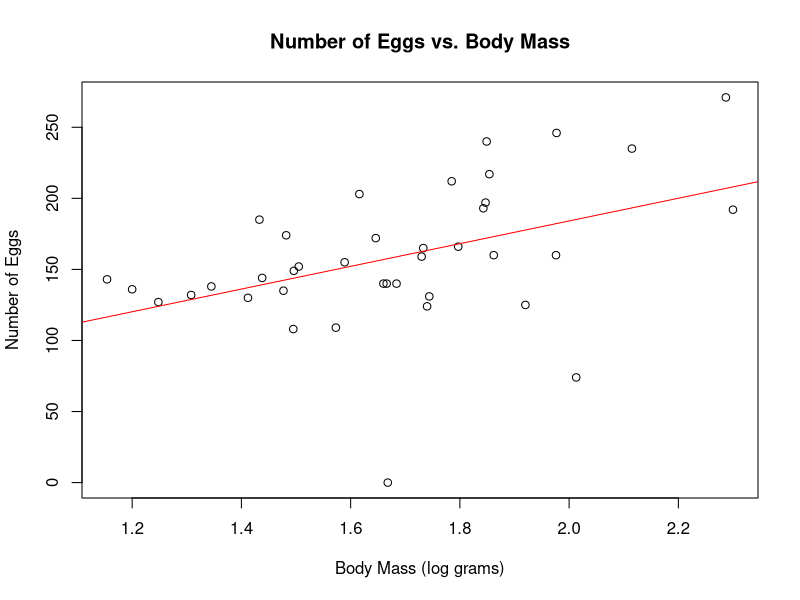
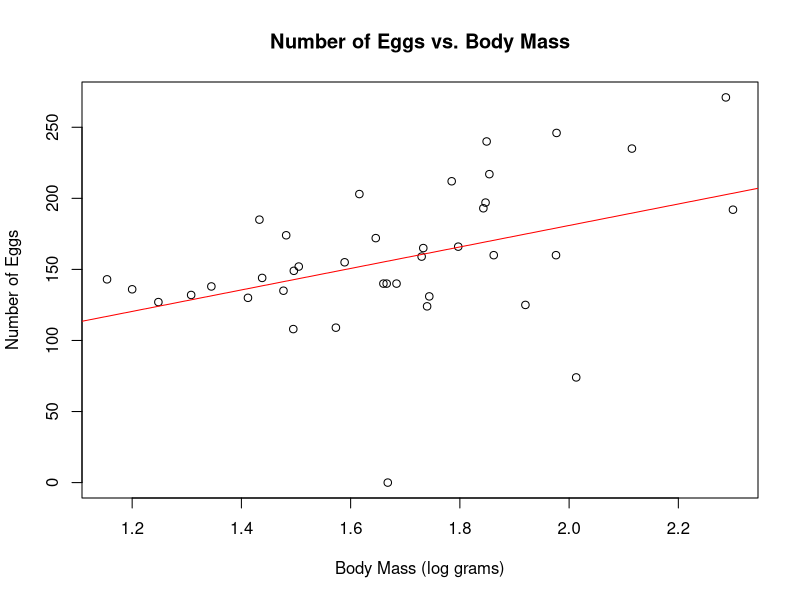
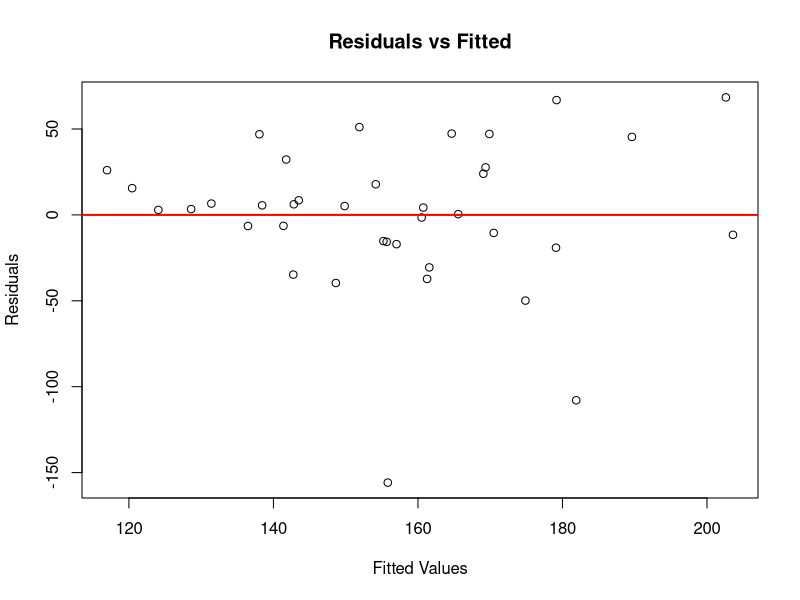

Reproduce these figures in R, in order.
## ---- chunk 1
eggs <- read.csv("../data/MothEggs.csv", header = TRUE)
attach(eggs)
## ---- chunk 2
cor(BodyMass, Eggs)
## ---- chunk 3
modelWithOutlier <- lm(Eggs ~ BodyMass)
plot(Eggs ~ BodyMass, xlab = "Body Mass (log grams)", ylab = "Number of Eggs", main = "Number of Eggs vs. Body Mass")
abline(modelWithOutlier, col = "red")
summary(modelWithOutlier)
## ---- chunk 4
outlier <- which.max(modelWithOutlier$residuals)
eggs[outlier, ]
## ---- chunk 5
eggs <- eggs[-outlier, ]
modelWithoutOutlier <- lm(Eggs ~ BodyMass, data = eggs)
plot(Eggs ~ BodyMass, xlab = "Body Mass (log grams)", ylab = "Number of Eggs", main = "Number of Eggs vs. Body Mass")
abline(modelWithoutOutlier, col = "red")
summary(modelWithoutOutlier)
## ---- chunk 6
plot(modelWithoutOutlier$fitted.values, modelWithoutOutlier$residuals, main = "Residuals vs Fitted", xlab = "Fitted Values", ylab = "Residuals")
abline(h = 0, col = "red", lwd = 2)
## ---- chunk 7
summary(modelWithOutlier)$r.squared
summary(modelWithoutOutlier)$r.squared
